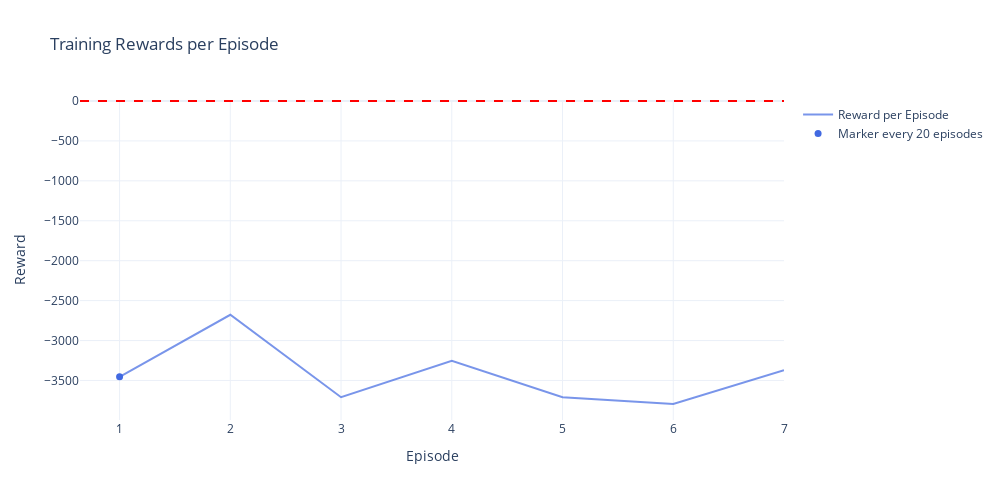

Notebook code cell kept with this figure:
### Code cell
import plotly.graph_objects as go
import numpy as np
import os

logs_path = "/Users/danielemateria/Desktop/q-learning-maze-robot/logs"
log_file_paths = os.listdir(logs_path)
log_file_paths = [os.path.join(logs_path, file) for file in log_file_paths if file.endswith('.log')]
log_file_paths.sort()

def extract_rewards_from_log(log_file_paths):
    rewards = np.array([])
    for log_file_path in log_file_paths:
        with open(log_file_path, 'r') as file:
            for line in file:
                if "|" in line:
                    reward = line.split("|")[1].strip()
                    reward = float(reward.split(":")[-1])
                    rewards = np.append(rewards, reward)
    return rewards

def plot_rewards_plotly(rewards, window=50, marker_every=20):
    episodes = np.arange(1, len(rewards) + 1)
    fig = go.Figure()
    # Linea principale
    fig.add_trace(go.Scatter(
        x=episodes, y=rewards,
        mode='lines',
        name='Reward per Episode',
        line=dict(color='royalblue', width=2),
        opacity=0.7
    ))
    # Marker ogni marker_every episodi
    marker_idx = np.arange(0, len(rewards), marker_every)
    fig.add_trace(go.Scatter(
        x=episodes[marker_idx], y=rewards[marker_idx],
        mode='markers',
        name=f'Marker every {marker_every} episodes',
        marker=dict(color='royalblue', size=7, symbol='circle')
    ))
    # Media mobile
    if len(rewards) >= window:
        moving_avg = np.convolve(rewards, np.ones(window)/window, mode='valid')
        fig.add_trace(go.Scatter(
            x=episodes[window-1:], y=moving_avg,
            mode='lines',
            name=f'Moving Avg ({window})',
            line=dict(color='orange', width=3)
        ))
    fig.update_layout(
        title='Training Rewards per Episode',
        xaxis_title='Episode',
        yaxis_title='Reward',
        template='plotly_white',
        legend=dict(font=dict(size=12)),
        width=1000, height=500
    )
    fig.add_hline(y=0, line_dash="dash", line_color="red")
    fig.show()

rewards = extract_rewards_from_log(log_file_paths)
print("Total episodes: ", len(rewards))
print("Last episode reward: ", rewards[-1])
print("Rewards over -500: ", len(rewards[rewards > -500]))
plot_rewards_plotly(rewards)

### Figure 1 — Plotly figure (JSON) as saved in the notebook; plotly's stock layout.template omitted (floating-point values rounded to 4 significant figures)
{"data": [{"line": {"color": "royalblue", "width": 2}, "mode": "lines", "name": "Reward per Episode", "opacity": 0.7, "type": "scatter", "x": [1, 2, 3, 4, 5, 6, 7], "y": [-3455, -2678.0, -3710, -3252.0, -3710, -3795, -3372.0]}, {"marker": {"color": "royalblue", "size": 7, "symbol": "circle"}, "mode": "markers", "name": "Marker every 20 episodes", "type": "scatter", "x": [1], "y": [-3455]}], "layout": {"height": 500, "legend": {"font": {"size": 12}}, "shapes": [{"line": {"color": "red", "dash": "dash"}, "type": "line", "x0": 0, "x1": 1, "xref": "x domain", "y0": 0, "y1": 0, "yref": "y"}], "title": {"text": "Training Rewards per Episode"}, "width": 1000, "xaxis": {"title": {"text": "Episode"}}, "yaxis": {"title": {"text": "Reward"}}}}
